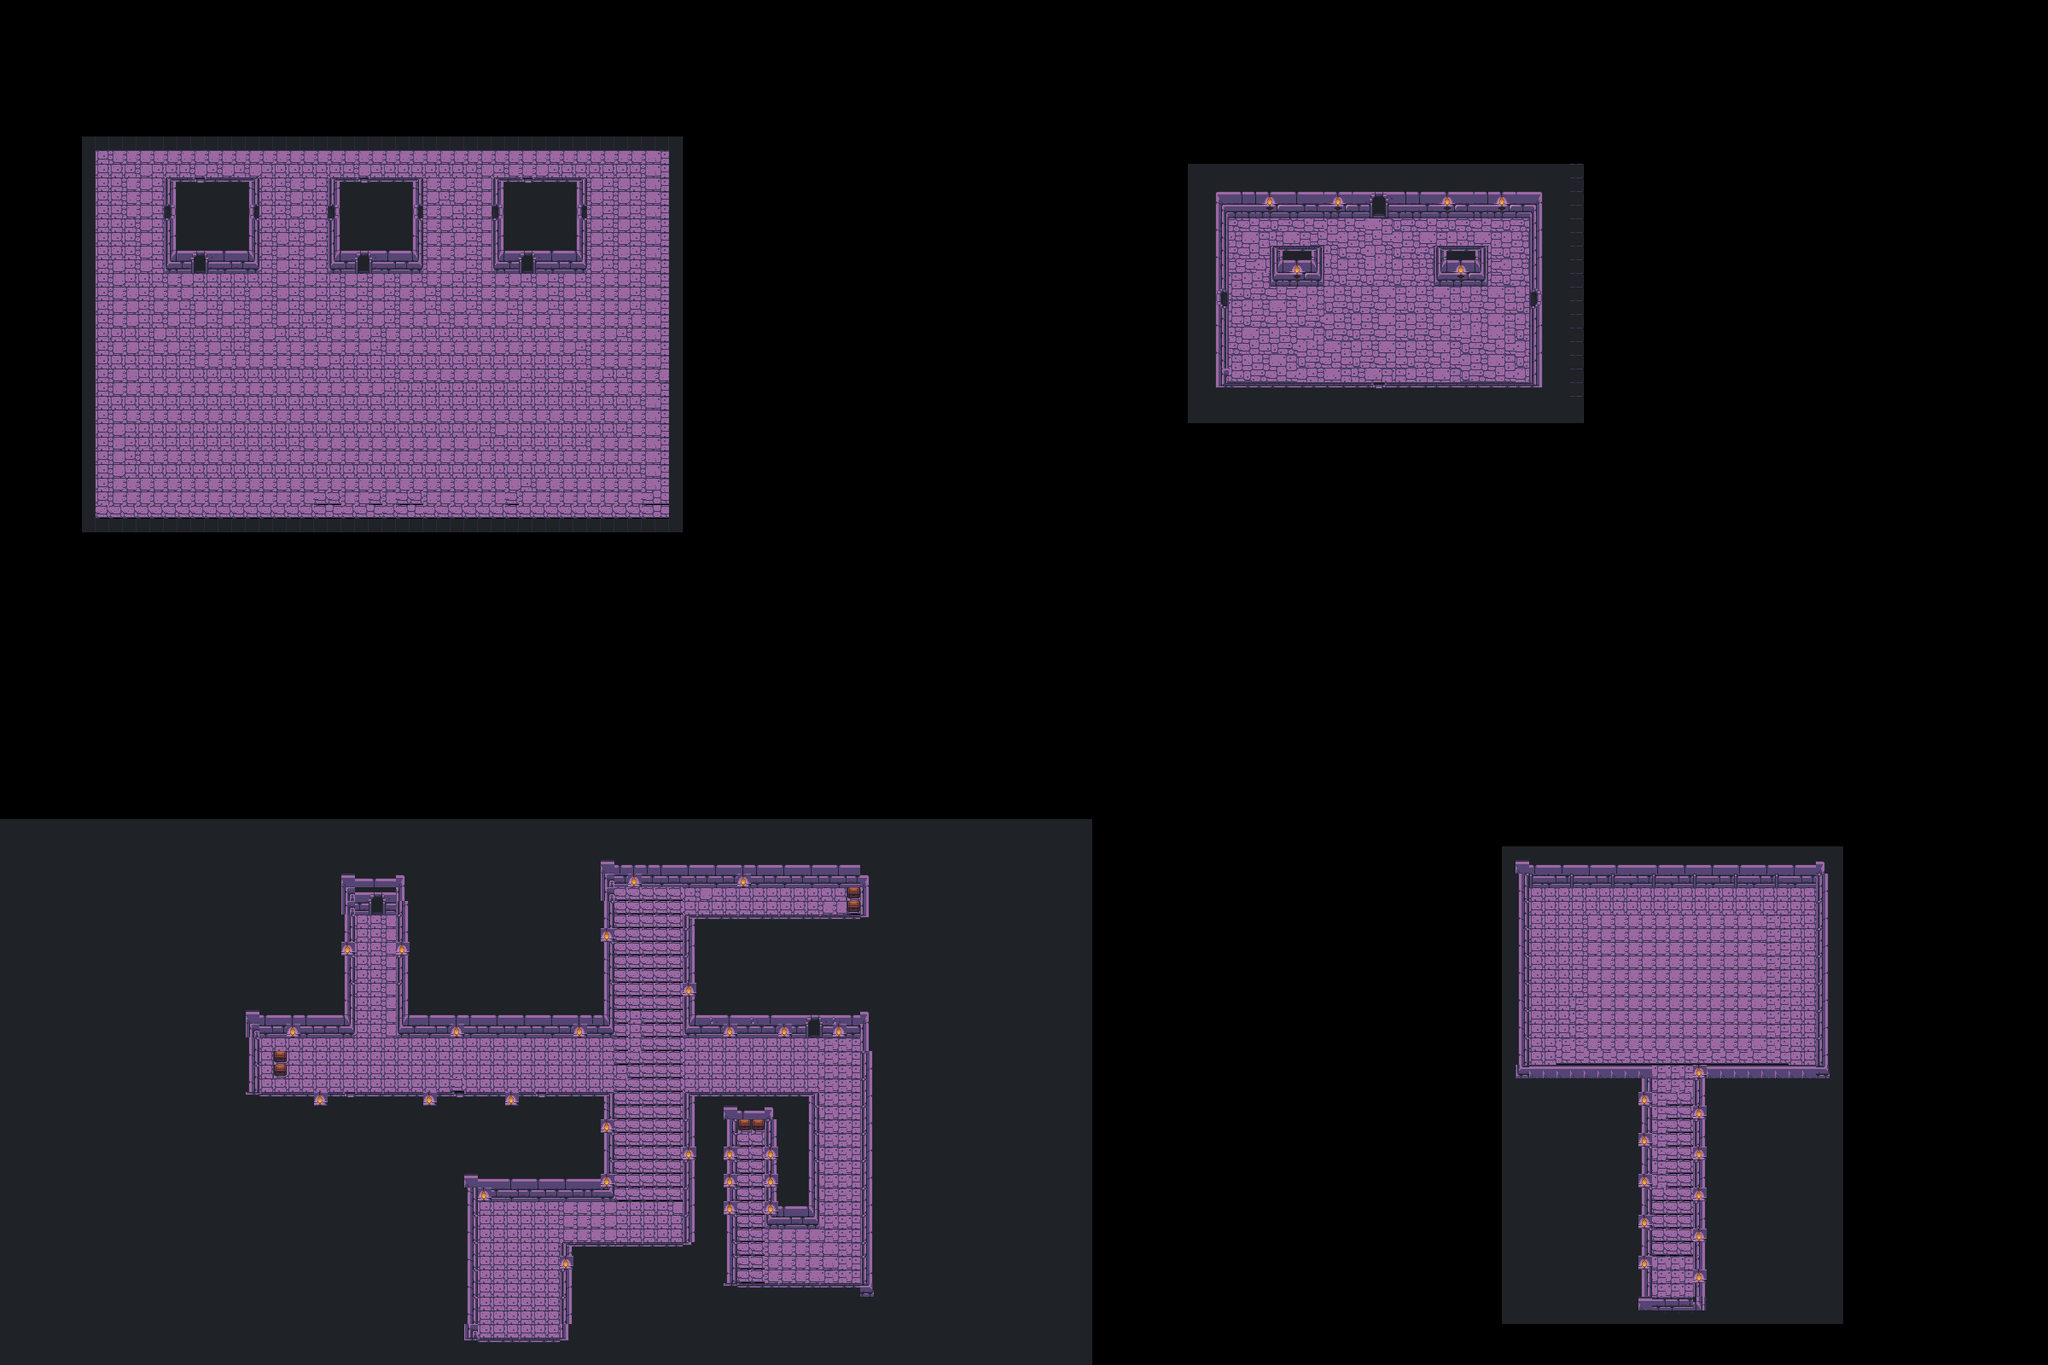

This game map was drawn from its Tiled (.tmx) file and the tilesets committed beside it. A one-line description and the trimmed map source follow:
An orthogonal 150x100 tile map with 16x16 px tiles, 2 tile layers (Background, Chests), 2 tilesets and 84 objects.

<map version="1.0" tiledversion="1.0.3" orientation="orthogonal" renderorder="right-down" width="150" height="100" tilewidth="16" tileheight="16" nextobjectid="151">
 <tileset firstgid="1" source="untitled.tsx" />
 <tileset firstgid="171" name="dungeon_1" tilewidth="16" tileheight="16" tilecount="240" columns="20">
  <image source="dungeon_1.png" width="320" height="192" />
 </tileset>
 <layer name="Background" width="150" height="100">
  <data>[15000 cells, 5902 non-empty, 116 distinct tile ids]</data>
 </layer>
 <layer name="Chests" width="150" height="100">
  <data>[15000 cells, 6 non-empty, 1 distinct tile ids]</data>
 </layer>
 <objectgroup name="Teleporter">
  <object id="58" x="432" y="1040" width="16" height="16" />
  <object id="60" x="944" y="1184" width="16" height="16" />
  <object id="101" x="608" y="288" width="16" height="16" />
  <object id="106" x="674.5" y="243" width="5.5" height="11" />
  <object id="107" x="580.5" y="242" width="7" height="11" />
  <object id="108" x="612" y="212.5" width="8" height="5.5" />
  <object id="109" x="419.5" y="213" width="8" height="5.5" />
  <object id="110" x="392" y="244.5" width="4" height="7" />
  <object id="111" x="489" y="243" width="4" height="11" />
  <object id="112" x="416" y="288" width="16" height="16" />
  <object id="113" x="224" y="288" width="16" height="16" />
  <object id="116" x="293" y="242" width="8" height="12" />
  <object id="117" x="225" y="213.5" width="13.5" height="5" />
  <object id="118" x="197.5" y="243.5" width="7.5" height="8.5" />
  <object id="119" x="1800.09" y="345.162" width="1.45638" height="11.1656" />
 </objectgroup>
 <objectgroup color="#e9b96e" name="Walls" opacity="0.54">
  <object id="19" x="1008" y="1024" width="16" height="64" />
  <object id="20" x="800" y="1072" width="208" height="16" />
  <object id="21" x="800" y="1088" width="144" height="128" />
  <object id="22" x="944" y="1168" width="64" height="16" />
  <object id="23" x="976" y="1184" width="32" height="32" />
  <object id="24" x="1008" y="1200" width="16" height="320" />
  <object id="25" x="848" y="1504" width="160" height="16" />
  <object id="26" x="848" y="1280" width="16" height="224" />
  <object id="27" x="896" y="1280" width="64" height="160" />
  <object id="28" x="800" y="1280" width="48" height="192" />
  <object id="35" x="704" y="1024" width="304" height="16" />
  <object id="36" x="704" y="1040" width="16" height="176" />
  <object id="37" x="464" y="1200" width="240" height="16" />
  <object id="40" x="464" y="1040" width="16" height="160" />
  <object id="41" x="400" y="1024" width="80" height="16" />
  <object id="45" x="400" y="1040" width="16" height="176" />
  <object id="46" x="304" y="1200" width="96" height="16" />
  <object id="47" x="288" y="1200" width="16" height="80" />
  <object id="48" x="288" y="1280" width="432" height="16" />
  <object id="49" x="704" y="1296" width="16" height="112" />
  <object id="50" x="544" y="1392" width="160" height="16" />
  <object id="51" x="544" y="1408" width="16" height="176" />
  <object id="52" x="560" y="1568" width="112" height="16" />
  <object id="53" x="656" y="1456" width="16" height="112" />
  <object id="54" x="672" y="1456" width="128" height="16" />
  <object id="56" x="864" y="1280" width="32" height="16" />
  <object id="72" x="96" y="160" width="16" height="464" />
  <object id="73" x="112" y="608" width="688" height="16" />
  <object id="74" x="784" y="160" width="16" height="448" />
  <object id="75" x="112" y="160" width="672" height="16" />
  <object id="76" x="288" y="208" width="16" height="32" />
  <object id="77" x="288" y="256" width="16" height="64" />
  <object id="78" x="240" y="304" width="48" height="16" />
  <object id="79" x="192" y="304" width="32" height="16" />
  <object id="80" x="192" y="256" width="16" height="48" />
  <object id="81" x="192" y="208" width="16" height="32" />
  <object id="83" x="208" y="208" width="16" height="16" />
  <object id="84" x="240" y="208" width="48" height="16" />
  <object id="87" x="384" y="208" width="32" height="32" />
  <object id="88" x="432" y="208" width="64" height="16" />
  <object id="89" x="480" y="224" width="16" height="16" />
  <object id="90" x="480" y="272" width="16" height="48" />
  <object id="91" x="480" y="256" width="16" height="16" />
  <object id="92" x="432" y="304" width="48" height="16" />
  <object id="93" x="384" y="304" width="32" height="16" />
  <object id="94" x="384" y="256" width="16" height="48" />
  <object id="96" x="624" y="304" width="64" height="16" />
  <object id="97" x="672" y="256" width="16" height="48" />
  <object id="98" x="624" y="208" width="64" height="32" />
  <object id="99" x="576" y="208" width="32" height="32" />
  <object id="100" x="576" y="256" width="32" height="64" />
  <object id="121" x="1408" y="208" width="16" height="272" />
  <object id="125" x="1424" y="455.25" width="384.5" height="8.5" />
  <object id="127" x="1808" y="224" width="16" height="240" />
  <object id="128" x="1424" y="208" width="400" height="16" />
  <object id="130" x="1776" y="1024" width="368" height="16" />
  <object id="131" x="1776" y="1040" width="16" height="224" />
  <object id="132" x="1792" y="1248" width="144" height="16" />
  <object id="133" x="1920" y="1264" width="16" height="272" />
  <object id="134" x="1936" y="1520" width="64" height="16" />
  <object id="135" x="1984" y="1248" width="16" height="272" />
  <object id="136" x="2000" y="1248" width="144" height="16" />
  <object id="137" x="2128" y="1040" width="16" height="208" />
 </objectgroup>
 <objectgroup name="Chest Object">
  <object id="141" x="321.625" y="1232.88" width="13.875" height="12" />
  <object id="143" x="321.375" y="1248.63" width="14.125" height="12" />
  <object id="144" x="993.625" y="1040.75" width="13.625" height="12" />
  <object id="147" x="993.5" y="1056.88" width="13.375" height="12" />
  <object id="148" x="866" y="1315" width="12.75" height="9" />
  <object id="149" x="882.25" y="1315.75" width="12.25" height="8.5" />
 </objectgroup>
</map>
